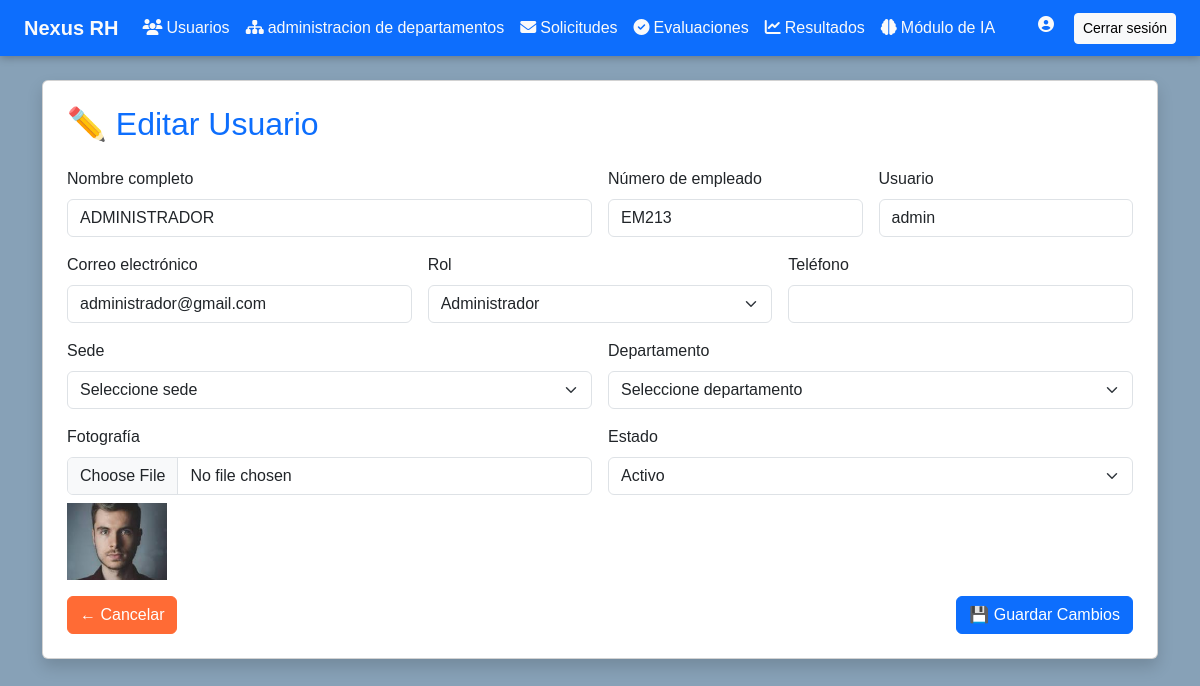
Screenshot of /app/views/admin/usuarios/editar_usuario.php?id=1 (signed in) with the database file from the repository.
### tables this page shows
CREATE TABLE `usuarios` (
  `id` int(11) NOT NULL,
  `usuario` varchar(50) DEFAULT NULL,
  `contrasena` varchar(255) DEFAULT NULL,
  `rol` enum('admin','rh','gerente','jefe_area') NOT NULL,
  `nombre_completo` varchar(100) DEFAULT NULL,
  `numero_empleado` varchar(20) DEFAULT NULL,
  `correo` varchar(100) DEFAULT NULL,
  `telefono` varchar(15) NOT NULL,
  `estado` enum('activo','inactivo') DEFAULT 'activo',
  `fotografia` varchar(255) DEFAULT NULL,
  `fecha_registro` timestamp NOT NULL DEFAULT current_timestamp(),
  `sede_id` int(11) DEFAULT NULL,
  `departamento_id` int(11) DEFAULT NULL
);

### config/conexion.php (called while the page is built)
<?php
class Conexion {
    private static $pdo = null;
    public static function getConexion() {
        if (self::$pdo === null) {
            $host = 'localhost';
            $db = 'sistema_rh';
            $user = 'root';
            $pass = '';
            try {
                self::$pdo = new PDO("mysql:host=$host;dbname=$db", $user, $pass);
                self::$pdo->setAttribute(PDO::ATTR_ERRMODE, PDO::ERRMODE_EXCEPTION);
            } catch (PDOException $e) {
                die("Error de conexión: " . $e->getMessage());
            }
        }
        return self::$pdo;
    }
}

### app/models/Usuario.php (called while the page is built, shortened)
<?php
require_once(__DIR__ . '/../../config/conexion.php');
class Usuario {
    private $pdo;
    public function __construct() {
        $this->pdo = Conexion::getConexion();
    }
public function obtenerPorId($id) {
    $stmt = $this->pdo->prepare("SELECT * FROM usuarios WHERE id = ?");
    $stmt->execute([$id]);
    return $stmt->fetch(PDO::FETCH_ASSOC);
}
}

### app/views/admin/usuarios/editar_usuario.php (the view, shortened to what this page needs)
<?php
require_once('../../../models/Usuario.php');
$usuarioModel = new Usuario();
$id = $_GET['id'] ?? null;
$usuario = $usuarioModel->obtenerPorId($id);
include_once('../../shared/header.php');
?>
<div class="container mt-4">
  <div class="card shadow p-4">
    <h2 class="text-primary mb-4">✏️ Editar Usuario</h2>
    <form id="formEditarUsuario" action="actualiza_usuario.php" method="POST" enctype="multipart/form-data" class="row g-3">
      <div class="col-md-6">
        <label for="nombre_completo" class="form-label">Nombre completo</label>
        <input type="text" name="nombre_completo" id="nombre_completo" class="form-control" required value="<?= htmlspecialchars($usuario['nombre_completo']) ?>">
      </div>
      <div class="col-md-3">
        <label for="numero_empleado" class="form-label">Número de empleado</label>
        <input type="text" name="numero_empleado" id="numero_empleado" class="form-control" required value="<?= htmlspecialchars($usuario['numero_empleado']) ?>">
      </div>
      <div class="col-md-3">
        <label for="usuario" class="form-label">Usuario</label>
        <input type="text" name="usuario" id="usuario" class="form-control" required value="<?= htmlspecialchars($usuario['usuario']) ?>">
      </div>
      <div class="col-md-4">
        <label for="correo" class="form-label">Correo electrónico</label>
        <input type="email" name="correo" id="correo" class="form-control" value="<?= htmlspecialchars($usuario['correo']) ?>">
      </div>
      <div class="col-md-4">
        <label for="rol" class="form-label">Rol</label>
        <select name="rol" id="rol" class="form-select" required>
          <option value="admin" <?= $usuario['rol'] === 'admin' ? 'selected' : '' ?>>Administrador</option>
        </select>
      </div>
      <div class="col-md-4">
        <label for="telefono" class="form-label">Teléfono</label>
        <input type="text" name="telefono" id="telefono" class="form-control" value="<?= htmlspecialchars($usuario['telefono']) ?>">
      </div>
      <div class="col-md-6">
        <label for="sede_id" class="form-label">Sede</label>
        <select name="sede_id" id="sede_id" class="form-select" required>
          <option value="">Seleccione sede</option>
        </select>
      </div>
      <div class="col-md-6">
        <label for="departamento_id" class="form-label">Departamento</label>
        <select name="departamento_id" id="departamento_id" class="form-select" required>
          <option value="">Seleccione departamento</option>
        </select>
      </div>
      <div class="col-md-6">
        <label for="fotografia" class="form-label">Fotografía</label>
        <input type="file" name="fotografia" id="fotografia" class="form-control">
        <?php if ($usuario['fotografia']): ?>
          <img src="../../../public/img/usuarios/<?= $usuario['fotografia'] ?>" alt="Foto actual" width="100" class="mt-2">
        <?php endif; ?>
      </div>
      <div class="col-md-6">
        <label for="estado" class="form-label">Estado</label>
        <select name="estado" id="estado" class="form-select" required>
          <option value="activo" <?= $usuario['estado'] === 'activo' ? 'selected' : '' ?>>Activo</option>
        </select>
      </div>
      <div class="col-12 d-flex justify-content-between">
        <a href="lista_usuario.php" class="btn btn-secondary">← Cancelar</a>
        <button type="submit" class="btn btn-primary">💾 Guardar Cambios</button>
      </div>
    </form>
  </div>
</div>

### public/css/estilo.css (style rules this page uses)
:root { --azul-petroleo: #87a1b7; --verde-esmeralda: #0D6EFD; --naranja-coral: #FF6B35; --verde-menta: #09BC8A; --gris-azulado: #F5F7FA; --amarillo-mostaza: #F6BD60; --rojo-alerta: #E63946; --texto-principal: #04181e; --blanco-humo: #FAFAFA; }
.btn-primary { background-color: var(--verde-esmeralda); border-color: var(--verde-esmeralda); color: white; }
.btn-secondary { background-color: var(--naranja-coral); border-color: var(--naranja-coral); color: white; }

### rows the page displays
usuarios: nombre_completo "ADMINISTRADOR", numero_empleado "EM213", usuario "admin", correo "administrador@gmail.com", rol "Administrador", fotografia (picture), estado "Activo"
